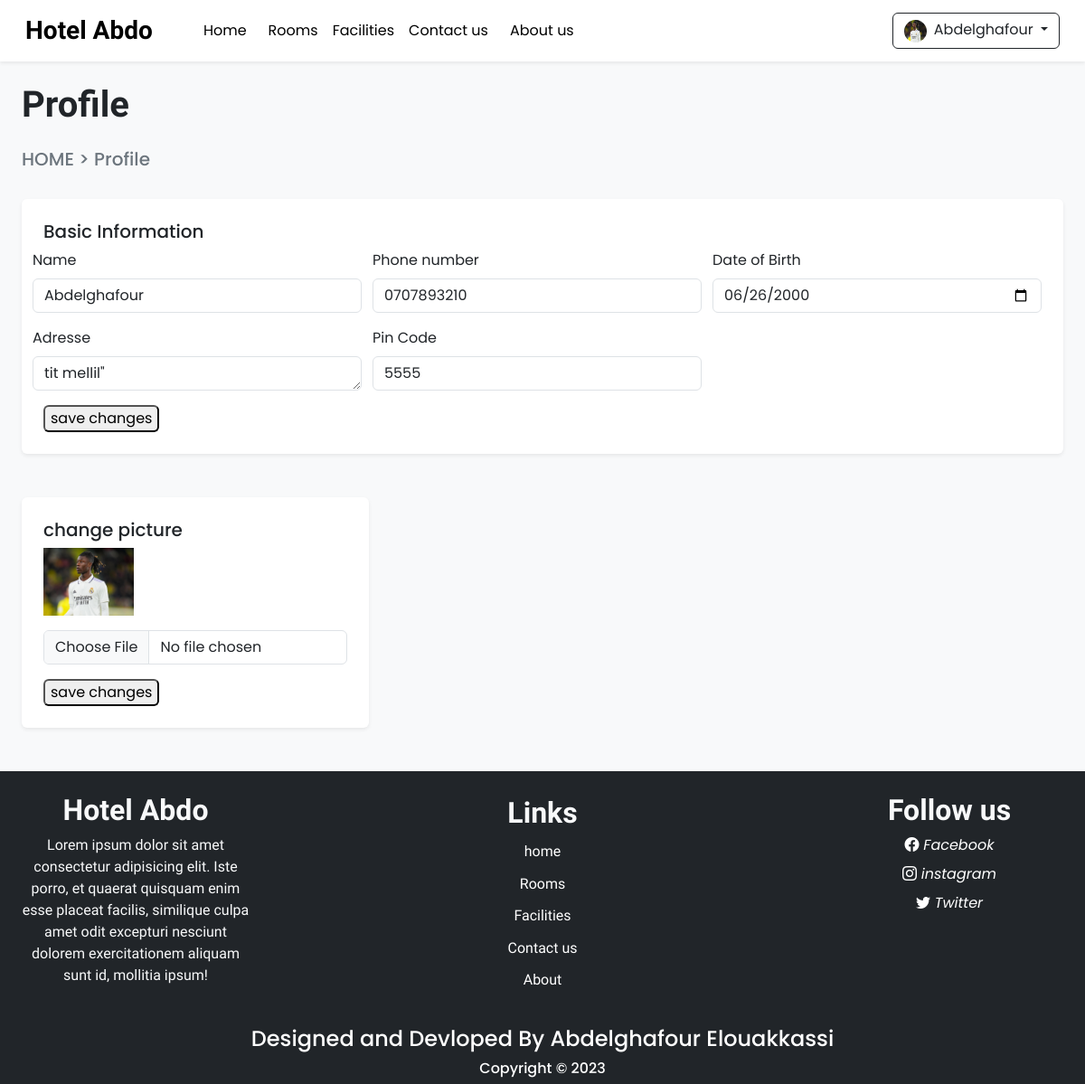
/profile.php (signed in), run on the app's committed database.
### tables this page shows
CREATE TABLE `user_info` (
  `id` int(11) NOT NULL,
  `name` varchar(150) NOT NULL,
  `email` varchar(150) NOT NULL,
  `adresse` varchar(150) NOT NULL,
  `phonenum` varchar(150) NOT NULL,
  `pincode` int(11) NOT NULL,
  `datebirth` date NOT NULL,
  `picture` varchar(150) NOT NULL,
  `password` varchar(150) NOT NULL,
  `is_verified` int(11) NOT NULL DEFAULT 0,
  `token` varchar(200) DEFAULT NULL,
  `token_expire` date DEFAULT NULL,
  `status` int(11) NOT NULL DEFAULT 1,
  `datentime` datetime NOT NULL DEFAULT current_timestamp()
);

### Admin/inc/db_config.php (called while the page is built, shortened)
<?php
function select($sql,$values,$datatypes)
{
   $con=$GLOBALS['con'];
   if($stmt=mysqli_prepare($con,$sql)){
      mysqli_stmt_bind_param($stmt,$datatypes,...$values);
      if(mysqli_stmt_execute($stmt)){
         $res=mysqli_stmt_get_result($stmt);
         return $res;
      }
      else{
         mysqli_stmt_close($stmt);
         die("Query cannot be executed - Select");
      }
   }
   else
   {
      die("Query cannot be prepared - Select");
   }
}
?>

### profile.php (the view, shortened to what this page needs)
<!DOCTYPE html>
<html lang="en">
<head>
    <?php require('inc/links.php') ?>
</head>
<body class="bg-light">
    <?php require('inc/header.php');
    $u_exist=select("SELECT * FROM `user_info` WHERE `id` =? LIMIT 1 ",[$_SESSION['uid']],"s");
    $u_fetch=mysqli_fetch_assoc($u_exist);
   ?>
        <div class="container-fluid">
            <div class="row ">
                <div class="fs-5 mb-4">
                    <h2 class=" pt-4 mb-4 fw-bold h-font fs-1">Profile<h2>
                    <div class="fs-5">
                        <a href="index.php" class="text-secondary text-decoration-none ">HOME</a>
                        <span class="text-secondary"> > </span>
                        <a href="#" class="text-decoration-none text-secondary">Profile</a>
                    </div>
                </div>
                <div class="col-12 mb-5">
                    <div class="bg-white p-3 p-md-4 rounded shadow-sm">
                        <form id="info_form">
                            <h5>Basic Information</h5>
                            <div class="row">
                                    <div class="col-md-4 ps-0 mb-3">
                                        <label class="form-label">Name</label>
                                        <input name="name" type="text" value="<?php echo $u_fetch['name'] ?>" class="form-control shadow-none" required >
                                    </div>
                                    <div class="col-md-4 ps-0 mb-3">
                                        <label class="form-label">Phone number</label>
                                        <input name="phonenum" type="number" value="<?php echo $u_fetch['phonenum'] ?>"  class="form-control shadow-none" required >
                                    </div>
                                    <div class="col-md-4 ps-0 mb-3">
                                        <label class="form-label">Date of Birth</label>
                                        <input name="datebirth" type="date" value="<?php echo $u_fetch['datebirth'] ?>" class="form-control shadow-none" required >
                                    </div>
                                    <div class="col-md-4 ps-0 mb-3">
                                        <label class="form-label">Adresse</label>
                                        <textarea name="adresse"  class="form-control"  rows="1" required><?php echo $u_fetch['adresse'] ?>"</textarea>
                                    </div>
                                    <div class="col-md-4 ps-0 mb-3">
                                        <label class="form-label">Pin Code</label>
                                        <input name="pincode" type="number" value="<?php echo $u_fetch['pincode'] ?>" class="form-control shadow-none" required >
                                    </div>
                                </div>
                                <button type='submit' class='rounded-2 bg-outline-primary '>save changes</button>
                            </div>
                    </div>
                </div>
                <div class="col-4 mb-5">
                    <div class="bg-white p-3 p-md-4 rounded shadow-sm">
                        <form id="picture_form">
                            <h5>change picture</h5>
                            <img src="<?php echo USERS_IMG_PATH.$u_fetch['picture'] ?>" width="100px" class="img-fluid mb-3">
                            <input name="picture" type="file" accept=".jpg, .jpeg, .png, .webp" class="form-control shadow-none mb-3" required >
                            <button type='submit' class='rounded-2 bg-outline-primary '>save changes</button>
                        </form>
                    </div>
                </div>
            </div>
    <?php require('inc/footer.php'); ?>
</body>
</html>

### css/style.css (style rules this page uses)
* { font-family: 'Poppins', sans-serif; }
.h-font { font-family: 'Merienda', cursive; }

### data on the page
user_info: name "Abdelghafour", phonenum "0707893210", datebirth "06/26/2000", adresse "tit mellil\"", pincode "5555", picture (picture)

### other printed values
$_SESSION[uname] "Abdelghafour"
